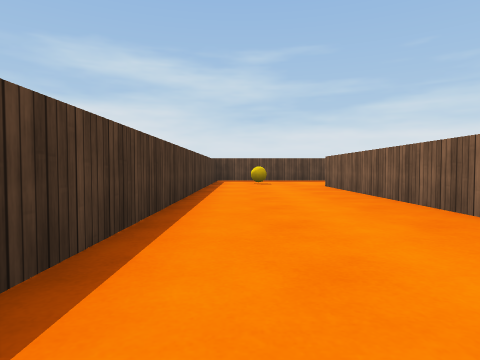
[1] (above)

24 first-person views from a walk through a 3-D level made in the Unity game engine. The camera is 0.55 m above the floor, tilts 2° down and sees 75° across. The floor is counted in squares, 2 m on a side. Each view is taken from the middle of a square. On the plan, view 1 faces up. The plan holds only what a view shows up to about 9 squares ahead; the rest is blank. The player is left out. Surface patterns are stand-ins for the level's own textures.

[2]
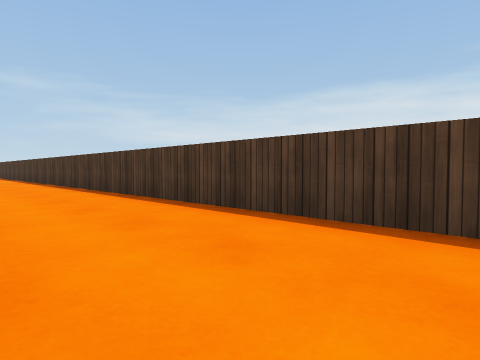

[3]
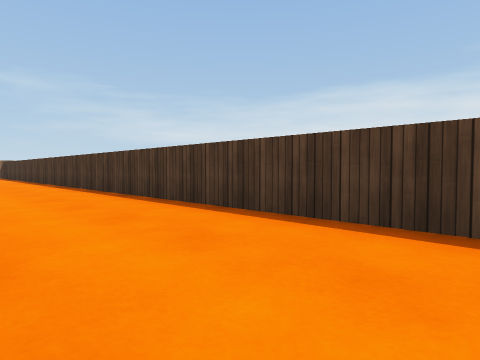

[4]
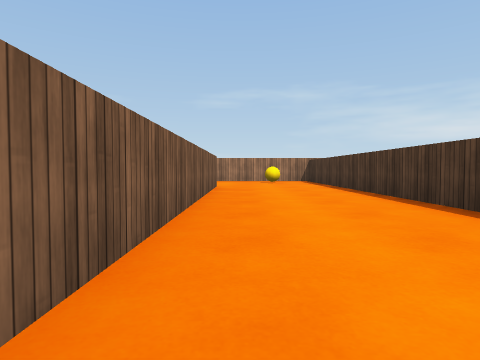

[5]
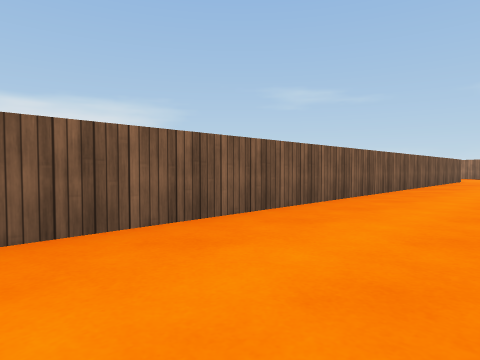

[6]
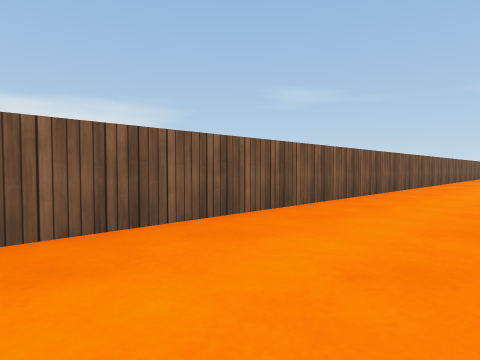

[7]
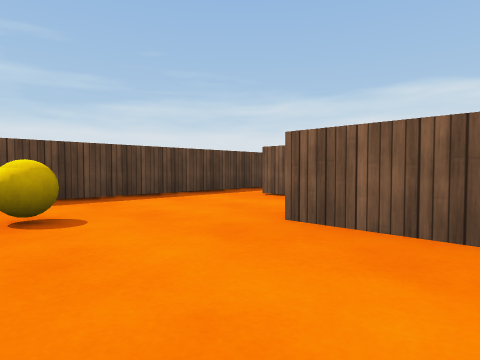

[8]
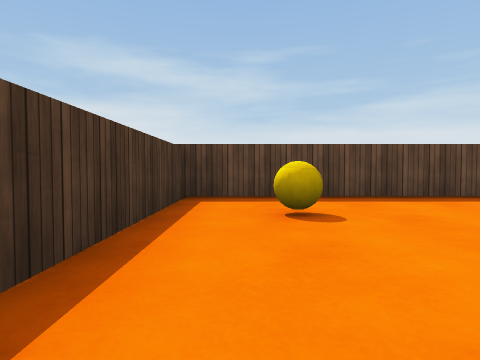

[9]
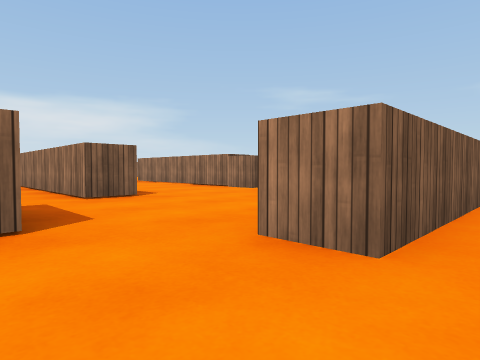

[10]
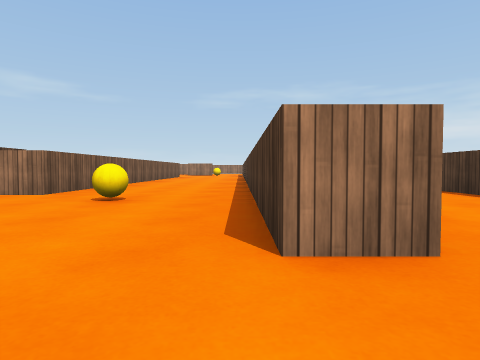

[11]
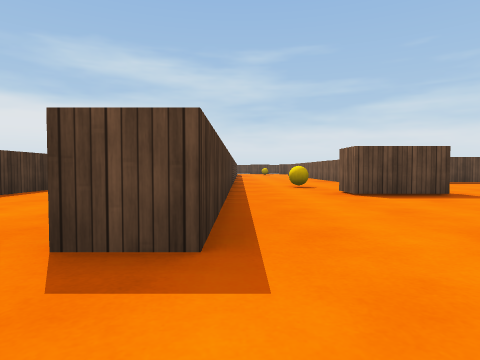

[12]
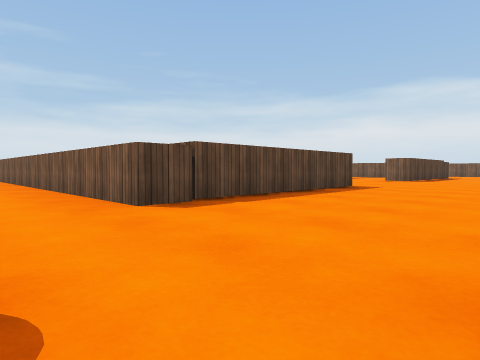

[13]
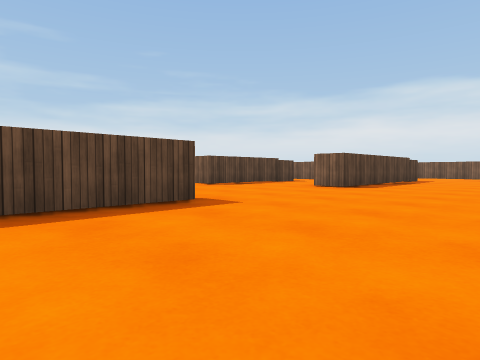

[14]
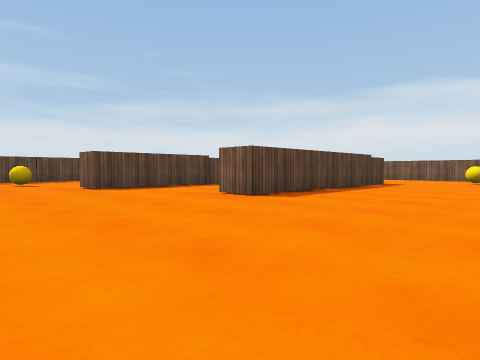

[15]
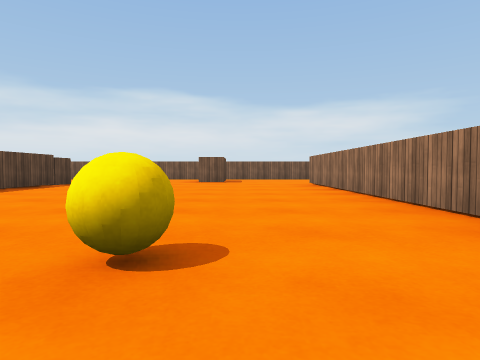

[16]
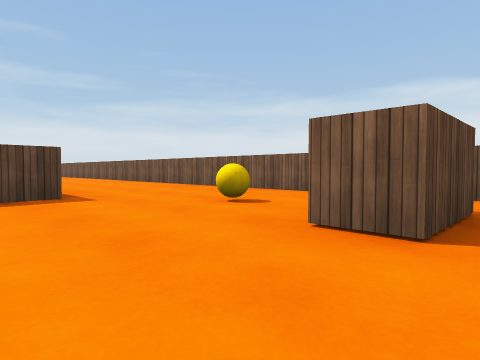

[17]
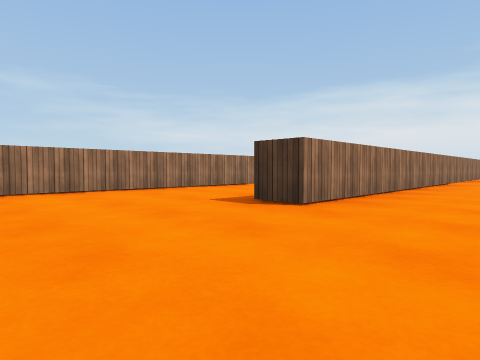

[18]
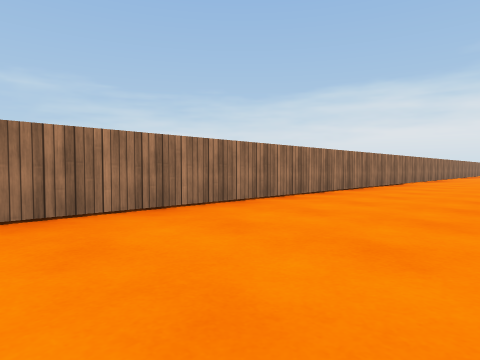

[19]
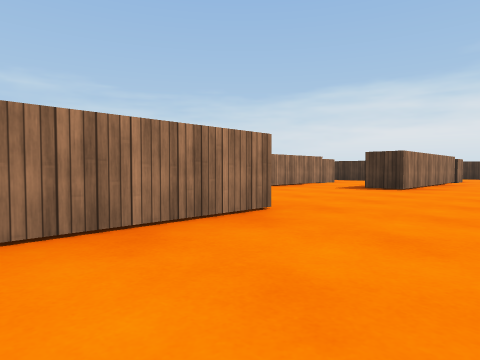

[20]
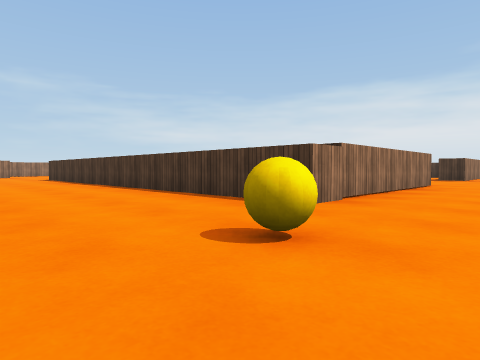

[21]
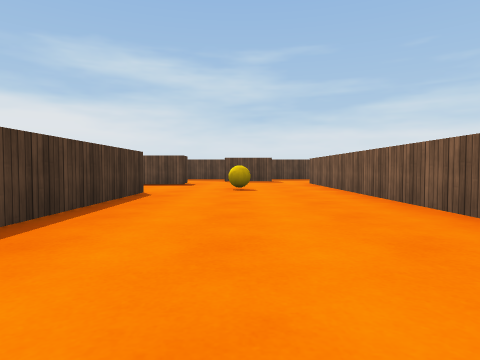

[22]
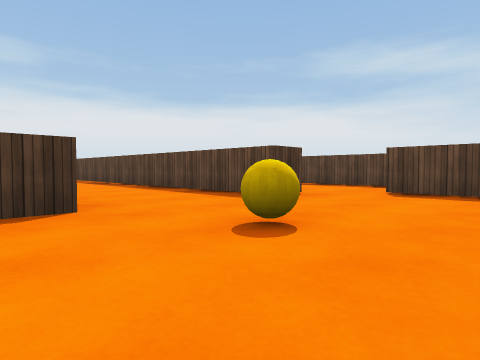

[23]
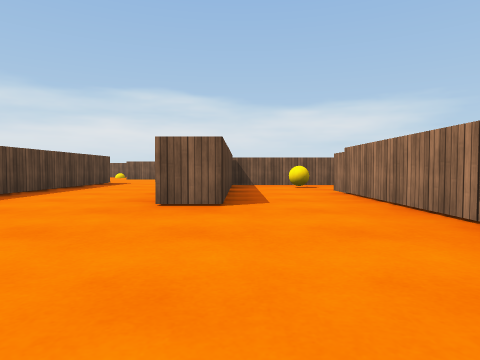

[24]
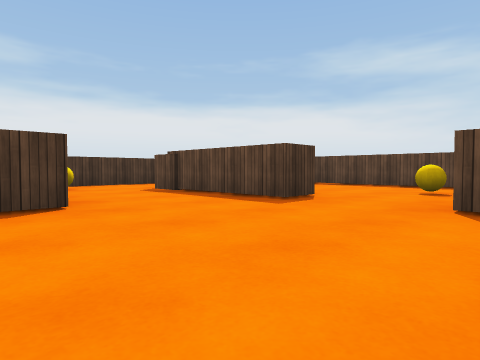

### Floor plan
Points are (right, up) in squares from view 1. A wall is a line through its corners. A room is listed if a view was taken in it or the views show most of it. See-through windows are left out.
Room 1 (views 1, 2, 3, 4, 5, 6, 7, 8, 9, 10, 11)
walls: (1.9, -10) (1.4, -10) (1.4, 5) (1.9, 5); (2.6, 5.6) (2.6, 6.2); (3.5, 7) (-0.5, 7) (-0.5, -11.9) (1.8, -11.9)
ways out: opening at (2, -10.5) to room 2
objects: ball (0, -11); ball (0, 6)
Room 2 (views 12, 13, 14, 15, 16, 17, 18, 19, 20, 21, 22, 23, 24)
walls: (8.3, -2.7) (6, -2.7); (7.6, -4.2) (7.6, -4.8) (4.1, -4.8) (4.1, 2.6) (7.6, 2.6) (7.6, 2.1); (12.1, -2.7) (9.6, -2.7); (6, 0.8) (12.1, 0.8); (15.4, -7.7) (14.3, -7.7) (14.3, -7.1); (12.4, 2.1) (10.3, 2.1) (10.3, 2.6) (13.9, 2.6) (13.9, -4.8) (10.3, -4.8) (10.3, -4.2); (6, -9.3) (13.9, -9.3) (13.9, -9.9); (4.2, -7.7) (3.2, -7.7) (3.2, -7.1); (16.3, -9.9) (16.3, 5); (5.1, -11.9) (15.9, -11.9); (13.9, 5) (13.9, 4.5) (8, 4.5); (4.1, 4.4) (4.1, 5); (15.8, 5.7) (14.6, 5.7); (1.9, 5) (1.9, -10); (16.9, 7) (13, 7)
ways out: opening at (2, -10.5) to room 1; opening at (6.5, -4) to room 3; opening at (6.5, 1) to room 3; opening at (9, -3); opening at (11.5, -4); opening at (11.5, 1)
objects: ball (3, -6); ball (3, 3); ball (9, -8); ball (15, -6); ball (15, 3)
Room 3 (no view inside)
walls: (4.6, -1.9) (4.6, -3.5); (4.6, 0.9) (4.6, 0)
ways out: opening at (6.5, -4) to room 2; opening at (6.5, 1) to room 2
objects: other object (5, -4)

Where each view was taken, in squares from view 1:
view 1: 0 up, 0 right, facing up
view 2: 3 up, 1 right, facing down-left
view 3: 1 down, 1 right, facing down-left
view 4: 5 down, 1 right, facing down
view 5: 2 down, 0 right, facing down-right
view 6: 1 up, 0 right, facing down-right
view 7: 4 up, 0 right, facing up-right
view 8: 4 up, 0 right, facing up
view 9: 6 up, 1 right, facing down-right
view 10: 6 up, 2 right, facing down
view 11: 11 down, 2 right, facing up
view 12: 7 down, 3 right, facing up-right
view 13: 7 down, 6 right, facing up-right
view 14: 7 down, 8 right, facing up-right
view 15: 8 down, 8 right, facing right
view 16: 8 down, 13 right, facing up-right
view 17: 8 down, 16 right, facing down-left
view 18: 10 down, 16 right, facing down-left
view 19: 4 up, 12 right, facing down-left
view 20: 4 up, 16 right, facing down-left
view 21: 1 down, 15 right, facing up
view 22: 2 up, 16 right, facing up-left
view 23: 2 up, 8 right, facing right
view 24: 5 down, 10 right, facing up-left
